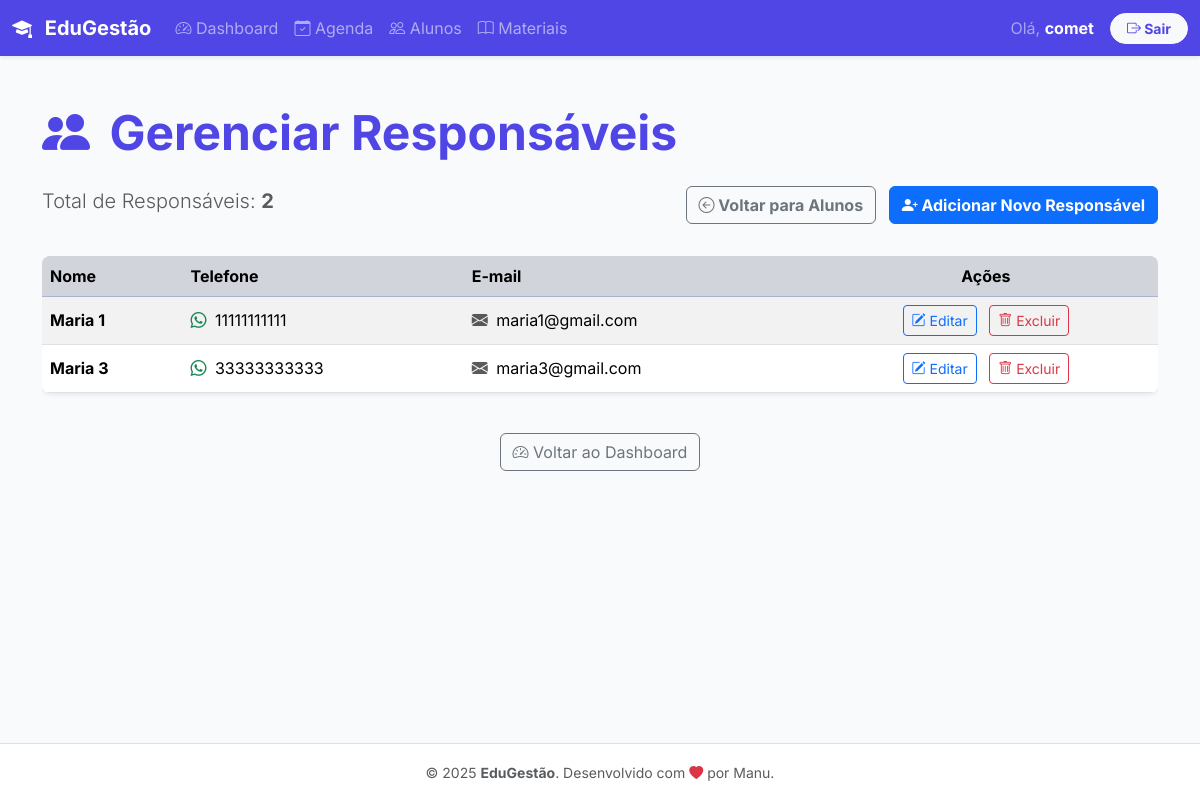
/alunos/responsaveis/ (signed in), run on an earlier commit of the app's database.
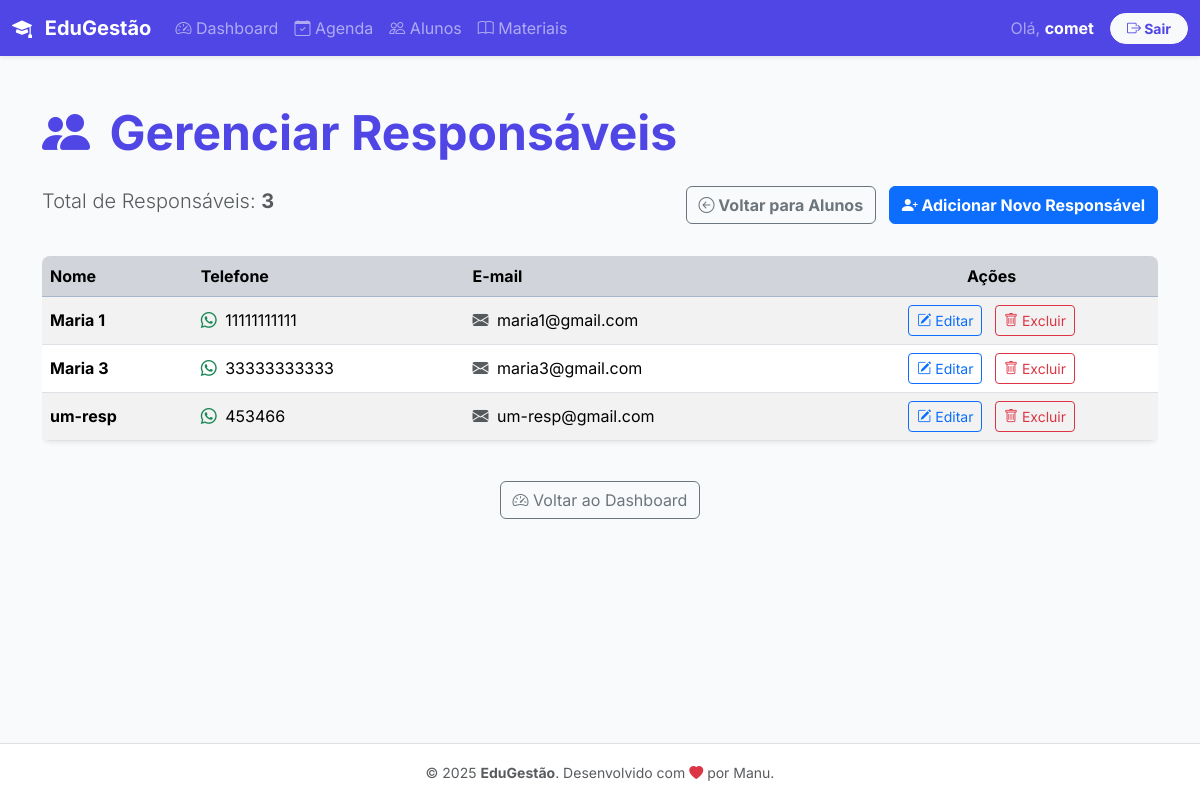
And on a later commit of the database.
### alunos/models.py (models this page shows, shortened)
class Responsavel(models.Model):
    ID_Responsavel = models.AutoField(primary_key=True)
    professor = models.ForeignKey(User, on_delete=models.CASCADE, related_name='responsaveis', null=True)
    Nome = models.CharField(max_length=100)
    CPF = models.CharField(max_length=14, unique=True)
    Email = models.EmailField(max_length=100, unique=True, blank=True, null=True)
    Telefone = models.CharField(max_length=15, blank=True, null=True)

### alunos/views.py (the view)
# urls.py: path('responsaveis/', ResponsavelListView.as_view(), name='lista_responsaveis'),
class ResponsavelListView(LoginRequiredMixin, ListView):
    model = Responsavel
    context_object_name = 'responsaveis'
    template_name = 'alunos/responsavel_lista.html'
    def get_queryset(self):
        return Responsavel.objects.filter(professor=self.request.user).order_by('Nome')

### alunos/templates/alunos/responsavel_lista.html (shortened to what this page needs)
{% extends 'base.html' %}
{% load static %}
{% block content %}
<div class="container my-5">
    <h1 class="display-5 fw-bold text-primary mb-4">
        <i class="bi bi-people-fill me-2"></i> Gerenciar Responsáveis
    </h1>
    <div class="d-flex justify-content-between mb-4">
        <p class="lead text-muted">Total de Responsáveis: <span class="fw-bold">{{ responsaveis.count }}</span></p>
        <div>
            <a href="{% url 'alunos:lista_alunos' %}" class="btn btn-outline-secondary me-2 fw-bold">
                <i class="bi bi-arrow-left-circle"></i> Voltar para Alunos
            </a>
            <a href="{% url 'alunos:adicionar_responsavel' %}" class="btn btn-primary fw-bold">
                <i class="bi bi-person-plus-fill"></i> Adicionar Novo Responsável
            </a>
        </div>
    </div>
    {% if responsaveis %}
        <div class="table-responsive">
            <table class="table table-striped table-hover align-middle shadow-sm rounded-3 overflow-hidden">
                <thead class="table-primary text-white">
                    <tr>
                        <th scope="col">Nome</th>
                        <th scope="col">Telefone</th>
                        <th scope="col">E-mail</th>
                        <th scope="col" class="text-center">Ações</th>
                    </tr>
                </thead>
                <tbody>
                    {% for responsavel in responsaveis %}
                    <tr>
                        <td class="fw-bold">{{ responsavel.Nome }}</td>
                        <td><i class="bi bi-whatsapp me-1 text-success"></i> {{ responsavel.Telefone }}</td>
                        <td><i class="bi bi-envelope-fill me-1 text-muted"></i> {{ responsavel.Email|default:"N/A" }}</td>
                        <td class="text-center text-nowrap">
                            <a href="{% url 'alunos:editar_responsavel' pk=responsavel.pk %}"
                               class="btn btn-sm btn-outline-primary me-2"
                               title="Editar Informações">
                                <i class="bi bi-pencil-square"></i> Editar
                            </a>
                            <form method="post" action="{% url 'alunos:deletar_responsavel' pk=responsavel.pk %}" style="display:inline;">
                                <button type="submit"
                                        class="btn btn-sm btn-outline-danger"
                                        title="Excluir Responsável"
                                        onclick="return confirm('ATENÇÃO: Você tem certeza que deseja excluir o responsável {{ responsavel.Nome }}? O sistema irá bloquear a exclusão se houver alunos atrelados a ele.');">
                                    <i class="bi bi-trash"></i> Excluir
                                </button>
                            </form>
                        </td>
                    </tr>
                    {% endfor %}
                </tbody>
            </table>
        </div>
    {% else %}
        <div class="alert alert-info text-center mt-5 shadow-sm" role="alert">
            <i class="bi bi-info-circle-fill me-2"></i>
            Você ainda não tem responsáveis cadastrados.
            <a href="{% url 'alunos:adicionar_responsavel' %}" class="alert-link fw-bold">Clique aqui para adicionar o primeiro responsável!</a>
        </div>
    {% endif %}
    <div class="mt-4 text-center">
        <a href="{% url 'principal:dashboard' %}" class="btn btn-outline-secondary">
            <i class="bi bi-speedometer2"></i> Voltar ao Dashboard
        </a>
    </div>
</div>
{% endblock %}

What changed in the data, as far as the page shows it:
added Responsavel: Nome "um-resp", Telefone "453466", Email "um-resp@gmail.com"
Also different on the page:
{{ responsaveis.count }}: "2" → "3"
